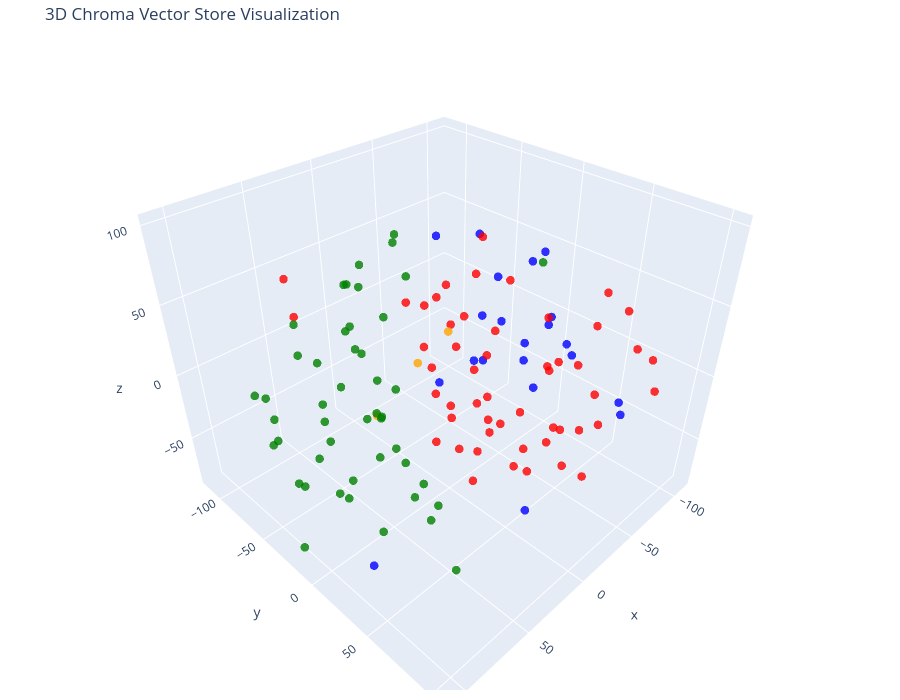

Here is the notebook cell this chart was saved with:
### Code cell
# Let's try 3D!

tsne = TSNE(n_components=3, random_state=42)
reduced_vectors = tsne.fit_transform(vectors)

# Create the 3D scatter plot
fig = go.Figure(data=[go.Scatter3d(
    x=reduced_vectors[:, 0],
    y=reduced_vectors[:, 1],
    z=reduced_vectors[:, 2],
    mode='markers',
    marker=dict(size=5, color=colors, opacity=0.8),
    text=[f"Type: {t}<br>Text: {d[:100]}..." for t, d in zip(doc_types, documents)],
    hoverinfo='text'
)])

fig.update_layout(
    title='3D Chroma Vector Store Visualization',
    scene=dict(xaxis_title='x', yaxis_title='y', zaxis_title='z'),
    width=900,
    height=700,
    margin=dict(r=20, b=10, l=10, t=40)
)

fig.show()

### Figure 1 — Plotly figure (JSON) as saved in the notebook; plotly's stock layout.template omitted (floating-point values rounded to 4 significant figures)
{"data": [{"hoverinfo": "text", "marker": {"color": ["blue", "blue", "blue", "blue", "blue", "blue", "blue", "blue", "blue", "blue", "blue", "blue", "blue", "blue", "blue", "blue", "blue", "blue", "blue", "blue", "blue", "red", "red", "red", "red", "red", "red", "red", "red", "red", "red", "red", "red", "red", "red", "red", "red", "red", "red", "red", "red", "red", "red", "red", "red", "red", "red", "red", "red", "red", "red", "red", "red", "red", "red", "red", "red", "red", "red", "red", "red", "red", "red", "red", "red", "red", "red", "red", "red", "red", "red", "red", "red", "orange", "orange", "orange", "green", "green", "green", "green", "green", "green", "green", "green", "green", "green", "green", "green", "green", "green", "green", "green", "green", "green", "green", "green", "green", "green", "green", "green", "green", "green", "green", "green", "green", "green", "green", "green", "green", "green", "green", "green", "green", "green", "green", "green", "green", "green", "green", "green", "green", "green", "green"], "opacity": 0.8, "size": 5}, "mode": "markers", "text": ["Type: products<br>Text: # Product Summary\n\n# Rellm: AI-Powered Enterprise Reinsurance Solution\n\n## Summary\n\nRellm is an inno...", "Type: products<br>Text: ### Seamless Integrations\nRellm's architecture is designed for effortless integration with existing ...", "Type: products<br>Text: ### Regulatory Compliance Tools\nRellm includes built-in compliance tracking features to help organiz...", "Type: products<br>Text: Join the growing number of organizations leveraging Rellm to enhance their reinsurance processes whi...", "Type: products<br>Text: Experience the future of reinsurance with Rellm, where innovation meets reliability. Let Insurellm h...", "Type: products<br>Text: # Product Summary\n\n# Markellm\n\n## Summary\n\nMarkellm is an innovative two-sided marketplace designed ...", "Type: products<br>Text: - **User-Friendly Interface**: Designed with user experience in mind, Markellm features an intuitive...", "Type: products<br>Text: - **Customer Support**: Our dedicated support team is always available to assist both consumers and ...", "Type: products<br>Text: ### For Insurance Companies:\n- **Basic Listing Fee**: $199/month for a featured listing on the platf...", "Type: products<br>Text: ### Q3 2025\n- Initiate a comprehensive marketing campaign targeting both consumers and insurers to i...", "Type: products<br>Text: # Product Summary\n\n# Homellm\n\n## Summary\nHomellm is an innovative home insurance product developed b...", "Type: products<br>Text: ### 2. Dynamic Pricing Model\nWith Homellm's innovative dynamic pricing model, insurance providers ca...", "Type: products<br>Text: ### 5. Multi-Channel Integration\nHomellm seamlessly integrates into existing insurance platforms, pr...", "Type: products<br>Text: - **Basic Tier:** Starting at $5,000/month for small insurers with basic integration features.\n- **S...", "Type: products<br>Text: All tiers include a comprehensive training program and ongoing updates to ensure optimal performance...", "Type: products<br>Text: With Homellm, Insurellm is committed to transforming the landscape of home insurance, ensuring both ...", "Type: products<br>Text: # Product Summary\n\n# Carllm\n\n## Summary\n\nCarllm is an innovative auto insurance product developed by...", "Type: products<br>Text: - **Instant Quoting**: With Carllm, insurance companies can offer near-instant quotes to customers, ...", "Type: products<br>Text: - **Mobile Integration**: Carllm is designed to work seamlessly with mobile applications, providing ...", "Type: products<br>Text: - **Professional Tier**: $2,500/month\n  - For medium-sized companies.\n  - All Basic Tier features pl...", "Type: products<br>Text: ### Q2 2025: Customer Experience Improvements\n- Launch of a new **mobile app** for end-users.\n- Intr...", "Type: contracts<br>Text: # Contract with GreenField Holdings for Markellm\n\n**Effective Date:** November 15, 2023  \n**Contract...", "Type: contracts<br>Text: ## Renewal\n1. **Automatic Renewal**: This contract will automatically renew for sequential one-year ...", "Type: contracts<br>Text: ## Features\n1. **AI-Powered Matching**: Access to advanced algorithms that connect GreenField Holdin...", "Type: contracts<br>Text: ## Support\n1. **Customer Support Access**: The Client will have access to dedicated support through ...", "Type: contracts<br>Text: **Signatures:**  \n_________________________                           _________________________  \n**...", "Type: contracts<br>Text: # Contract with Apex Reinsurance for Rellm: AI-Powered Enterprise Reinsurance Solution\n\n## Terms\n\n1....", "Type: contracts<br>Text: ## Renewal\n\n1. **Automatic Renewal**: This Agreement will automatically renew for successive one-yea...", "Type: contracts<br>Text: 2. **Seamless Integrations**: The architecture of Rellm allows for easy integration with existing sy...", "Type: contracts<br>Text: 1. **Technical Support**: Provider shall offer dedicated technical support to the Client via phone, ...", "Type: contracts<br>Text: **Insurellm, Inc.**  \n_____________________________  \nAuthorized Signature   \nDate: ________________...", "Type: contracts<br>Text: # Contract with Greenstone Insurance for Homellm\n\n---\n\n## Terms\n\n1. **Parties**: This Contract (\"Agr...", "Type: contracts<br>Text: 4. **Payment Terms**: \n   - The Customer shall pay an amount of $10,000 per month for the Standard T...", "Type: contracts<br>Text: ---\n\n## Features\n\n- **AI-Powered Risk Assessment**: Customer will have access to enhanced risk evalu...", "Type: contracts<br>Text: - **Customer Portal**: A dedicated portal will be provided, allowing the Customer's clients to manag...", "Type: contracts<br>Text: ______________________________  \n[Name], [Title]  \nDate: ______________________\n\n**For Greenstone In...", "Type: contracts<br>Text: # Contract with Roadway Insurance Inc. for Carllm\n\n---\n\n## Terms\n\n1. **Agreement Effective Date**: T...", "Type: contracts<br>Text: ---\n\n## Renewal\n\n1. **Automatic Renewal**: This agreement will automatically renew for an additional...", "Type: contracts<br>Text: ---\n\n## Features\n\n1. **Access to Core Features**: Roadway Insurance Inc. will have access to all Pro...", "Type: contracts<br>Text: ---\n\n## Support\n\n1. **Technical Support**: Roadway Insurance Inc. will receive priority technical su...", "Type: contracts<br>Text: # Contract with Stellar Insurance Co. for Rellm\n\n## Terms\nThis contract is made between **Insurellm*...", "Type: contracts<br>Text: ### Termination\nEither party may terminate this agreement with a **30-day written notice**. In the e...", "Type: contracts<br>Text: ## Features\nStellar Insurance Co. will receive access to the following features of the Rellm product...", "Type: contracts<br>Text: ## Support\nInsurellm provides Stellar Insurance Co. with the following support services:\n\n- **24/7 T...", "Type: contracts<br>Text: # Contract with TechDrive Insurance for Carllm\n\n**Contract Date:** October 1, 2024  \n**Contract Dura...", "Type: contracts<br>Text: ## Renewal\n\n1. **Automatic Renewal**: This contract shall automatically renew for additional one-yea...", "Type: contracts<br>Text: ## Support\n\n1. **Customer Support**: Insurellm will provide 24/7 customer support to TechDrive Insur...", "Type: contracts<br>Text: **TechDrive Insurance Representative:**  \nName: Sarah Johnson  \nTitle: Operations Director  \nDate: _...", "Type: contracts<br>Text: # Contract with Belvedere Insurance for Markellm\n\n## Terms\nThis Contract (\"Agreement\") is made and e...", "Type: contracts<br>Text: ## Renewal\n1. **Renewal Terms**: This Agreement may be renewed for additional one-year terms upon mu...", "Type: contracts<br>Text: ## Features\n1. **AI-Powered Matching**: Belvedere Insurance will benefit from Markellm's AI-powered ...", "Type: contracts<br>Text: ## Support\n1. **Technical Support**: Technical support will be available from 9 AM to 7 PM EST, Mond...", "Type: contracts<br>Text: **Belvedere Insurance**  \nSignature: ______________________  \nName: [Authorized Signatory]  \nTitle: ...", "Type: contracts<br>Text: # Contract with Velocity Auto Solutions for Carllm\n\n**Contract Date:** October 1, 2023  \n**Contract ...", "Type: contracts<br>Text: ## Renewal\n\n1. **Automatic Renewal**: This contract will automatically renew for successive 12-month...", "Type: contracts<br>Text: ## Support\n\n1. **Customer Support**: Velocity Auto Solutions will have access to Insurellm’s custome...", "Type: contracts<br>Text: # Contract with GreenValley Insurance for Homellm\n\n**Contract Date:** October 6, 2023  \n**Contract N...", "Type: contracts<br>Text: 4. **Confidentiality:** Both parties agree to maintain the confidentiality of proprietary informatio...", "Type: contracts<br>Text: 1. **AI-Powered Risk Assessment:** Access to advanced AI algorithms for real-time risk evaluations.\n...", "Type: contracts<br>Text: 3. **Regular Updates:** Insurellm will offer ongoing updates and enhancements to the Homellm platfor...", "Type: contracts<br>Text: # Contract with EverGuard Insurance for Rellm: AI-Powered Enterprise Reinsurance Solution\n\n**Contrac...", "Type: contracts<br>Text: 4. **Usage Rights**: EverGuard Insurance is granted a non-exclusive, non-transferable license to acc...", "Type: contracts<br>Text: 1. **Core Functionality**: Rellm provides EverGuard Insurance with advanced AI-driven analytics, sea...", "Type: contracts<br>Text: 1. **Customer Support**: Insurellm will provide EverGuard Insurance with 24/7 customer support, incl...", "Type: contracts<br>Text: ---\n\n**Signatures**  \n**For Insurellm**: __________________________  \n**Name**: John Smith  \n**Title...", "Type: contracts<br>Text: # Contract with BrightWay Solutions for Markellm\n\n**Contract Date:** October 5, 2023  \n**Contract ID...", "Type: contracts<br>Text: 3. **Service Level Agreement (SLA):**  \n   Insurellm commits to a 99.9% uptime for the platform with...", "Type: contracts<br>Text: 2. **Real-Time Quote Availability:**  \n   Consumers sourced via BrightWay Solutions will receive rea...", "Type: contracts<br>Text: 3. **Training and Onboarding:**  \n   Insurellm agrees to provide one free training session on how to...", "Type: contracts<br>Text: # Contract with Pinnacle Insurance Co. for Homellm\n\n## Terms\nThis contract (\"Contract\") is entered i...", "Type: contracts<br>Text: ## Renewal\n1. **Renewal Terms**: At the end of the initial term, this Contract shall automatically r...", "Type: contracts<br>Text: ## Features\n1. **AI-Powered Risk Assessment**: Utilized for tailored underwriting decisions specific...", "Type: contracts<br>Text: ## Support\n1. **Technical Support**: Insurellm shall provide 24/7 technical support via an email and...", "Type: company<br>Text: # Overview of Insurellm\n\nInsurellm is an innovative insurance tech firm with 200 employees across th...", "Type: company<br>Text: # Careers at Insurellm\n\nInsurellm is hiring! We are looking for talented software engineers, data sc...", "Type: company<br>Text: # About Insurellm\n\nInsurellm was founded by Avery Lancaster in 2015 as an insurance tech startup des...", "Type: employees<br>Text: # HR Record\n\n# Alex Chen\n\n## Summary\n- **Date of Birth:** March 15, 1990  \n- **Job Title:** Backend ...", "Type: employees<br>Text: ## Annual Performance History\n- **2020:**  \n  - Completed onboarding successfully.  \n  - Met expecta...", "Type: employees<br>Text: ## Compensation History\n- **2020:** Base Salary: $80,000  \n- **2021:** Base Salary Increase to $90,0...", "Type: employees<br>Text: Alex Chen continues to be a vital asset at Insurellm, contributing significantly to innovative backe...", "Type: employees<br>Text: # HR Record\n\n# Oliver Spencer\n\n## Summary\n- **Date of Birth**: May 14, 1990  \n- **Job Title**: Backe...", "Type: employees<br>Text: ## Annual Performance History\n- **2018**: **3/5** - Adaptable team player but still learning to take...", "Type: employees<br>Text: ## Compensation History\n- **March 2018**: Initial salary of $80,000.\n- **July 2019**: Salary increas...", "Type: employees<br>Text: # HR Record\n\n# Emily Tran\n\n## Summary\n- **Date of Birth:** March 18, 1991  \n- **Job Title:** Digital...", "Type: employees<br>Text: - **January 2017 - May 2018**: Marketing Intern  \n  - Supported the Marketing team by collaborating ...", "Type: employees<br>Text: - **2021**:  \n  - Performance Rating: Meets Expectations  \n  - Key Achievements: Contributed to the ...", "Type: employees<br>Text: - **Professional Development Goals**:  \n  - Emily Tran aims to become a Marketing Manager within the...", "Type: employees<br>Text: # HR Record\n\n# Jordan Blake\n\n## Summary\n- **Date of Birth:** March 15, 1993  \n- **Job Title:** Sales...", "Type: employees<br>Text: ## Annual Performance History\n- **2021:** First year at Insurellm; achieved 90% of monthly targets. ...", "Type: employees<br>Text: ## Other HR Notes\n- Jordan has shown an interest in continuing education, actively participating in ...", "Type: employees<br>Text: # Avery Lancaster\n\n## Summary\n- **Date of Birth**: March 15, 1985  \n- **Job Title**: Co-Founder & Ch...", "Type: employees<br>Text: - **2010 - 2013**: Business Analyst at Edge Analytics  \n  Prior to joining Innovate, Avery worked as...", "Type: employees<br>Text: - **2018**: **Exceeds Expectations**  \n  Under Avery’s pivoted vision, Insurellm launched two new su...", "Type: employees<br>Text: - **2022**: **Satisfactory**  \n  Avery focused on rebuilding team dynamics and addressing employee c...", "Type: employees<br>Text: ## Compensation History\n- **2015**: $150,000 base salary + Significant equity stake  \n- **2016**: $1...", "Type: employees<br>Text: ## Other HR Notes\n- **Professional Development**: Avery has actively participated in leadership trai...", "Type: employees<br>Text: # HR Record\n\n# Maxine Thompson\n\n## Summary\n- **Date of Birth:** January 15, 1991  \n- **Job Title:** ...", "Type: employees<br>Text: ## Insurellm Career Progression\n- **January 2017 - October 2018**: **Junior Data Engineer**  \n  * Ma...", "Type: employees<br>Text: ## Annual Performance History\n- **2017**: *Meets Expectations*  \n  Maxine showed potential in her ro...", "Type: employees<br>Text: - **2021**: *Exceeds Expectations*  \n  Maxine spearheaded the transition to a new data warehousing s...", "Type: employees<br>Text: ## Compensation History\n- **2017**: $70,000 (Junior Data Engineer)  \n- **2018**: $75,000 (Junior Dat...", "Type: employees<br>Text: # Samantha Greene\n\n## Summary\n- **Date of Birth:** October 14, 1990\n- **Job Title:** HR Generalist\n-...", "Type: employees<br>Text: ## Annual Performance History\n- **2020:** Exceeds Expectations  \n  Samantha Greene demonstrated exce...", "Type: employees<br>Text: ## Compensation History\n- **2020:** Base Salary - $55,000  \n  The entry-level salary matched industr...", "Type: employees<br>Text: - **2023:** Base Salary - $70,000  \n  Recognized for substantial improvement in employee relations m...", "Type: employees<br>Text: # HR Record\n\n# Alex Thomson\n\n## Summary\n- **Date of Birth:** March 15, 1995  \n- **Job Title:** Sales...", "Type: employees<br>Text: ## Annual Performance History  \n- **2022** - Rated as \"Exceeds Expectations.\" Alex Thomson achieved ...", "Type: employees<br>Text: ## Other HR Notes\n- Alex Thomson is an active member of the Diversity and Inclusion committee at Ins...", "Type: employees<br>Text: # HR Record\n\n# Samuel Trenton\n\n## Summary\n- **Date of Birth:** April 12, 1989  \n- **Job Title:** Sen...", "Type: employees<br>Text: ## Annual Performance History\n- **2023:** Rating: 4.5/5  \n  *Samuel exceeded expectations, successfu...", "Type: employees<br>Text: ## Compensation History\n- **2023:** Base Salary: $115,000 + Bonus: $15,000  \n  *Annual bonus based o...", "Type: employees<br>Text: - **Engagement in Company Culture:** Regularly participates in team-building events and contributes ...", "Type: employees<br>Text: # HR Record\n\n# Alex Harper\n\n## Summary\n- **Date of Birth**: March 15, 1993  \n- **Job Title**: Sales ...", "Type: employees<br>Text: ## Annual Performance History  \n- **2021**:  \n  - **Performance Rating**: 4.5/5  \n  - **Key Achievem...", "Type: employees<br>Text: - **2022**:  \n  - **Base Salary**: $65,000 (Promotion to Senior SDR)  \n  - **Bonus**: $13,000 (20% o...", "Type: employees<br>Text: # HR Record\n\n# Jordan K. Bishop\n\n## Summary\n- **Date of Birth:** March 15, 1990\n- **Job Title:** Fro...", "Type: employees<br>Text: ## Annual Performance History\n- **2019:** Exceeds Expectations - Continuously delivered high-quality...", "Type: employees<br>Text: ## Compensation History\n- **June 2018:** Starting Salary - $85,000\n- **June 2019:** Salary Increase ...", "Type: employees<br>Text: ## Other HR Notes\n- Jordan K. Bishop has been an integral part of club initiatives, including the In...", "Type: employees<br>Text: # HR Record\n\n# Emily Carter\n\n## Summary\n- **Date of Birth:** August 12, 1990  \n- **Job Title:** Acco...", "Type: employees<br>Text: - **2017-2019:** Marketing Intern  \n  - Assisted with market research and campaign development for s...", "Type: employees<br>Text: ## Compensation History\n| Year | Base Salary | Bonus         | Total Compensation |\n|------|--------...", "Type: employees<br>Text: Emily Carter exemplifies the kind of talent that drives Insurellm's success and is an invaluable ass..."], "type": "scatter3d", "x": [-66.22, -88.08, -61.68, -44.17, -0.6921, 82.43, 40.14, 21.75, 5.734, -10.49, -53.49, -32.34, -26.27, -35.88, -19.79, -36.69, -56.53, -45.83, -24.64, 45.74, -39.78, 9.723, -98.41, 2.682, 20.91, 11.73, -80.44, -81.98, -84.13, -57.43, 5.343, -4.94, -106.7, -36.2, -32.6, 14.48, -58.28, -83.59, -7.172, -42.86, -50.2, -55.71, -20.24, -24.21, -48.83, -70.44, -29.86, -11.82, 4.909, -87.98, 14.25, -30.46, -12.41, -56.59, 54.01, -13.19, -70.31, 31.07, -10.88, -47.62, -55.23, -43.7, -94.45, -30.46, -6.93, -110.0, 31.08, 33.71, -51.98, -81.82, -83.64, -36.33, 52.38, 84.85, 2.254, -16.29, 68.6, 7.677, 52.51, 41.16, 30.53, -4.934, 103.3, 27.1, 107.8, 59.39, 34.29, 68.74, 76.92, 59.67, -3.481, -13.51, -15.72, -26.61, 79.93, 3.276, 78.93, 38.25, 15.0, 15.53, 95.34, 39.25, 28.56, 59.37, 62.64, -88.01, 77.0, 83.41, 40.27, 89.61, 95.12, 59.67, 91.19, 81.95, 104.9, 53.92, -7.955, 79.23, 49.17, 39.09, 66.22, 59.85, 31.52], "y": [40.9, 21.24, 6.82, 29.78, 63.75, 18.61, 31.73, 45.51, 29.74, -21.96, 32.1, 45.96, 34.65, 97.58, 104.3, 7.504, 12.75, 29.4, 13.61, 61.08, -15.04, -11.24, 67.25, 79.75, 10.12, 34.72, 43.88, 51.22, 11.96, 10.36, 13.69, 18.8, 35.87, 66.03, -57.32, 15.8, -34.12, 65.69, 73.72, -19.57, 49.03, 72.58, 60.61, 40.91, -35.22, -26.12, -28.44, -24.48, 9.614, 89.07, 43.03, 5.39, 11.36, -59.95, -84.13, -26.01, -68.86, -114.9, 63.25, -65.39, 50.1, 73.45, -35.08, 29.25, 14.82, -11.4, 86.74, 69.45, -11.47, -42.93, 86.47, 75.17, 20.97, 33.48, -26.04, -17.7, 4.574, -85.86, 57.55, 24.96, -70.05, -65.7, -33.04, -34.59, -13.84, -46.2, -29.2, 34.99, -24.08, 50.32, -74.28, -52.27, -64.28, -78.72, -74.22, -68.72, -40.22, -44.78, -78.68, -61.08, -65.32, -34.3, -62.75, -71.19, -46.49, -3.446, -7.607, 30.96, -3.76, -40.27, -53.31, -41.62, 17.65, -26.37, -8.421, 10.38, -93.69, -82.44, 27.6, -19.11, -4.522, -49.71, 0.06373], "z": [6.374, -4.906, 1.679, -12.81, -65.0, -83.82, 36.41, 48.4, 61.91, 85.34, 36.09, 46.26, 19.21, 8.646, 29.9, 29.7, 64.95, 81.09, 67.34, 67.73, 78.97, 52.48, 8.059, 54.78, 71.36, -27.83, -60.75, -27.33, -29.08, -51.05, -42.94, 100.7, 32.56, 26.47, -18.09, -11.55, 37.77, 41.6, 2.412, -23.37, -39.42, -24.76, -24.48, -44.28, 9.214, -7.898, -51.81, -70.9, 31.81, -7.605, 18.85, -44.97, -17.97, 20.07, 58.34, -31.09, -21.91, 8.624, 36.98, -47.05, -72.76, -59.25, 18.48, -70.67, -77.7, -8.328, 3.195, 26.48, -78.76, -41.98, 16.52, 56.73, 85.86, 40.5, 1.339, 20.07, 12.3, 3.828, -80.26, -71.36, -25.76, 14.43, 10.21, -33.68, -73.42, -40.57, -58.83, -0.05905, -1.406, -27.36, -40.36, 46.26, 70.01, 55.59, -44.53, -62.41, 57.48, 64.18, 41.09, 61.88, 4.772, 22.27, 20.06, 12.73, 21.15, 46.44, -50.46, -44.62, 12.89, -52.05, -25.88, -82.26, -9.469, -27.83, -22.21, -14.54, 24.26, -15.43, -33.73, -16.62, 52.59, -12.68, -76.16]}], "layout": {"height": 700, "margin": {"b": 10, "l": 10, "r": 20, "t": 40}, "scene": {"xaxis": {"title": {"text": "x"}}, "yaxis": {"title": {"text": "y"}}, "zaxis": {"title": {"text": "z"}}}, "title": {"text": "3D Chroma Vector Store Visualization"}, "width": 900}}
